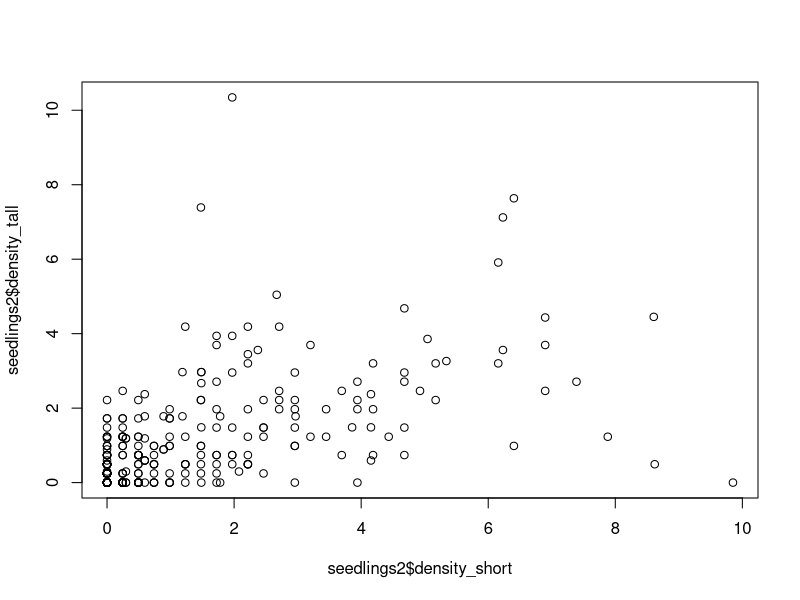
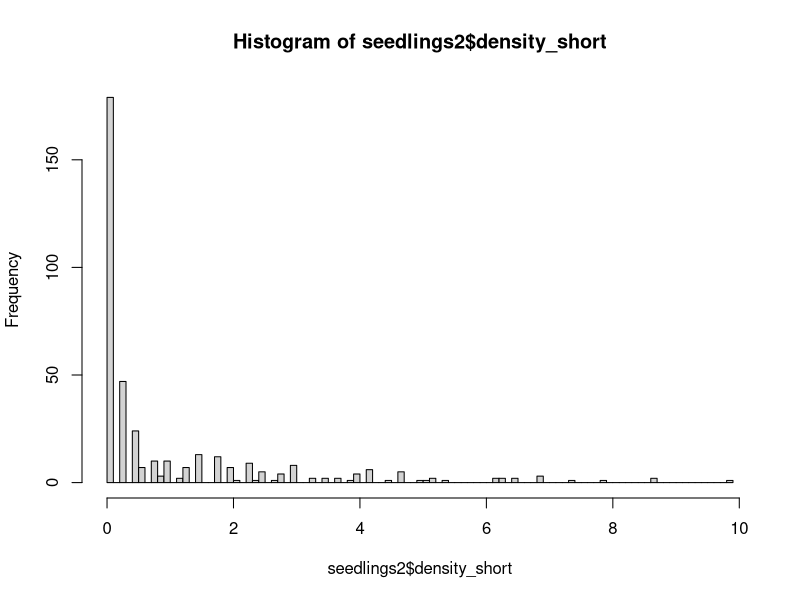
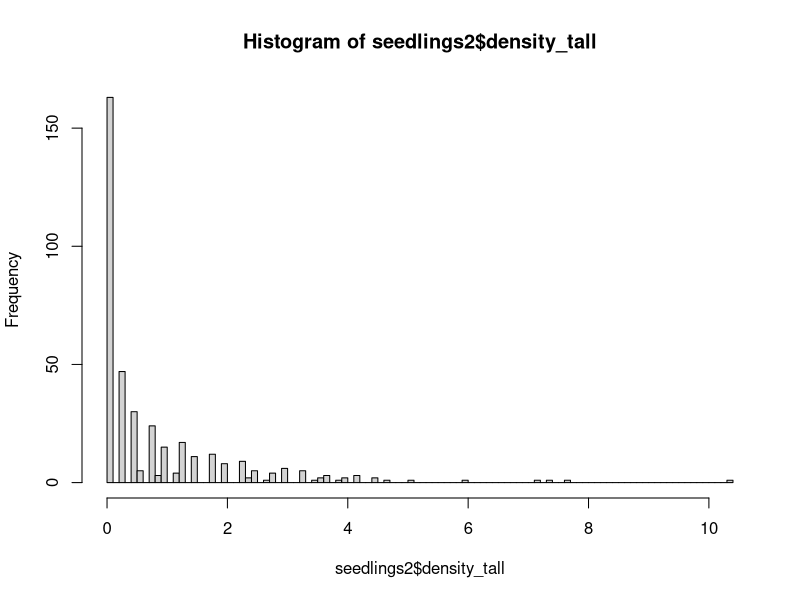
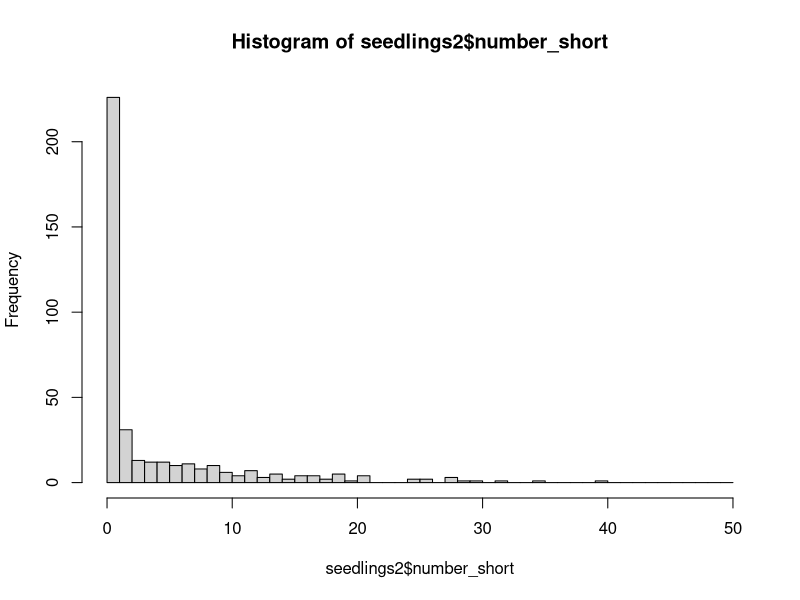
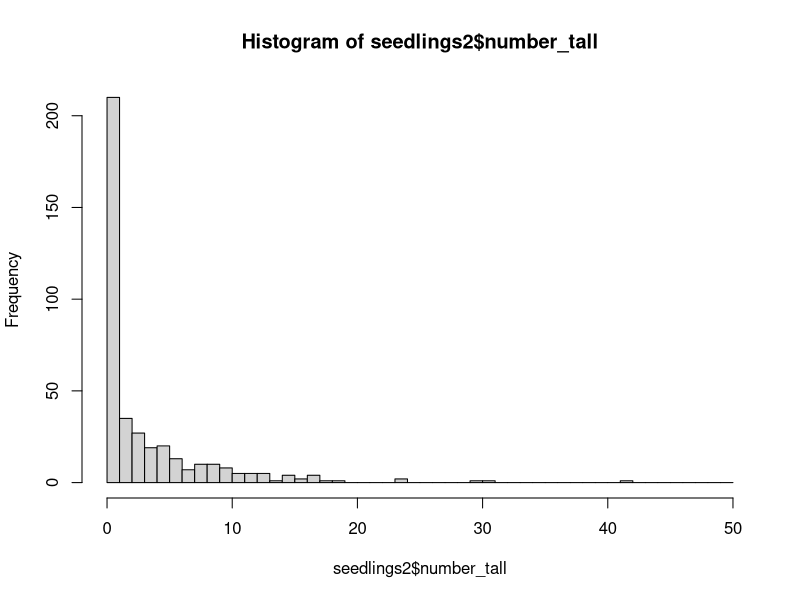
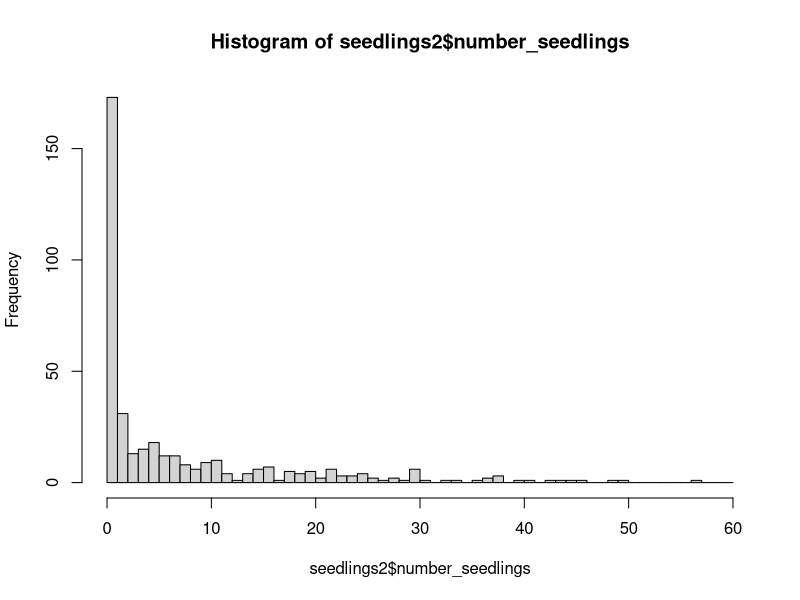

Generate these figures, in order, with R: (Note: this script raises an error after producing the figures.)
# Aaron Tayal
# 8/26/2024
# The purpose is to report the stem density and basal areas of ash 
# seedlings, saplings, small trees, and trees in forests sampled in the Huron
# River Watershed in 2024.

library(ggplot2)
library(dplyr)


# Hydroclass -----------------------------------------------------------------

hydro <- read.csv("Raw_data/MI-plot-hydroclasses.csv")
str(hydro)
hydro$mstrlvl <- as.factor(hydro$mstrlvl)
# The column "mstrlvl" is either xeric, mesic, or hydric. All plots in one
# transect (3 plots) will have the same assignment of mstrlvl. I will also 
# call this the "hydroclass". The column "plotmstr" has a value from 1 to 5 
# (1 being driest and 5 being the most flooded). The "plotmstr" value can
# vary within a transect. I think it is based on the results of some kind of 
# soil moisture test, and also from personal experience of the moisture level
# of the plot (W. Klooster, personal communication)

# Note: "MI-plot-hydroclasses.csv" has hydroclass data for 129 plots, including
# some that I do not plan to visit because they are designated "non-ash" plots
# or they are at Brighton.

# Plot centers ---------------------------------------------------------------

plot_centers0 <- read.csv("Raw_data/EAB_Michigan_2024_plot_centers.csv")
str(plot_centers0)
# Kayla: for the center_tree column, I would encourage to split that into two 
# (one for species and one for dbh) same for the center tree updated column

# There are 111 plots (37 transects) that I plan to visit (and 2 extra rows due 
# to confusion about the true center for plot 75):
nrow(plot_centers0)

# Remove the 2 additional rows listing info on 75_north and 75_south:
plot_centers0 <- plot_centers0[plot_centers0$center_tree_number != "75_north",]
plot_centers0 <- plot_centers0[plot_centers0$center_tree_number != "75_south",]

nrow(plot_centers0)

# Make transect and park into factors:
plot_centers0$Transect <- as.factor(plot_centers0$Transect)
plot_centers0$Park <- as.factor(plot_centers0$Park)

# Make center tree number into an integer:
plot_centers0$center_tree_number <- as.integer(plot_centers0$center_tree_number)

# There are 98 plots that I have collected seedling data (not counting 75_north):
sum(plot_centers0$seedlings_done_y_n == "y")

# Similarly, there are 98 plots that I have collected sapling data (not counting 
# 75_north):
sum(plot_centers0$saplings_done_y_n == "y")

# There are 97 plots that I have collected tree data for (not counting 75_north).
# At plot 91 at Hudson Mills, we ran out of time to collect tree data due to a 
# thunderstorm
sum(plot_centers0$trees_done_y_n == "y")

# There are 2 plots where we found and measured the center tree but did not 
# collect any seedling, sapling, or tree data due to high waters and a time 
# crunch. These were plots 23 and 66, both at Island Lake.

# This leaves 11 plots that we have neither found the center or recorded data
# for. Four at Hudson Mills, six at Indian Springs, and one at Island Lake. 
# Note: we technically found plot 61 at Island Lake, but I forgot to write
# the center tree DBH, and thus I'm considering it completely not-started.

# Summary: 97 done + 3 partially done + 11 not-started = 111 plots

# Join the hydroclass data into the plot_centers dataframe:
plot_centers <- right_join(hydro, plot_centers0)
nrow(plot_centers) == nrow(plot_centers0)

# Try to understand which hydroclasses (hydric, mesic, xeric) are found at 
# each Park:
table((plot_centers %>% filter(Park == "Highland"))$mstrlvl)
table((plot_centers %>% filter(Park == "Hudson Mills"))$mstrlvl)
table((plot_centers %>% filter(Park == "Indian Springs"))$mstrlvl)
table((plot_centers %>% filter(Park == "Island Lake"))$mstrlvl)
table((plot_centers %>% filter(Park == "Kensington"))$mstrlvl)
table((plot_centers %>% filter(Park == "Pontiac Lake"))$mstrlvl)
table((plot_centers %>% filter(Park == "Proud Lake"))$mstrlvl)
table(plot_centers$mstrlvl)

# write.csv(plot_centers, file="EAB_Michigan_2024_plot_centers_with_hydro.csv",
#          row.names = FALSE)



# Seedlings -------------------------------------------------------------------

seedlings <- read.csv("Raw_data/EAB_Michigan_2024_seedlings.csv")
str(seedlings)
# At one plot (75 at Indian Springs), we found two center trees marked 75.
# The true, original plot 75 is the one I want to use. I called this one 
# "75_south" in my datasheet this year. So I need to remove "75_north" rows and
# rename "75_south" rows as simply "75".
seedlings <- seedlings[seedlings$center_tree_number != "75_north",]
seedlings$center_tree_number[seedlings$center_tree_number == "75_south"] <- "75"
str(seedlings)

seedlings$center_tree_number <- as.integer(seedlings$center_tree_number)

# To combine the data on plot centers with the seedling data, I want to
# keep all rows in seedlings:
seedlings2 <- right_join(plot_centers, seedlings, by="center_tree_number")
# Test if the number of rows are the same,
# indicating that the datasets combined sucessfully:
nrow(seedlings2) == nrow(seedlings)

# We recorded data for each quadrant of each microplot, so I need to add up the
# four quadrants for short seedlings (those that are shorter than 25 cm):
seedlings2$number_short <- 
  seedlings2$northeast_number_established_short +
  seedlings2$southeast_number_established_short +
  seedlings2$southwest_number_established_short +
  seedlings2$northwest_number_established_short

# Same for tall seedlings:
seedlings2$number_tall <- 
  seedlings2$northeast_number_established_tall +
  seedlings2$southeast_number_established_tall +
  seedlings2$southwest_number_established_tall +
  seedlings2$northwest_number_established_tall

# Now make a column for the total number of seedlings (both short and tall):
seedlings2$number_seedlings <- seedlings2$number_short + seedlings2$number_tall

# Now I need to divide the raw counts by the area of the circular microplot to
# get the density. The density will be in units of stems per meter^2. 
# Note: because our first trip used a slightly smaller microplot to record 
# seedling numbers, I have a column to record the area of the microplot used.
seedlings2$density_short <-
  (seedlings2$number_short / seedlings2$area_of_microplot_m_squared)

seedlings2$density_tall <-
  (seedlings2$number_tall / seedlings2$area_of_microplot_m_squared)

seedlings2$density_seedlings <- 
  (seedlings2$number_seedlings / seedlings2$area_of_microplot_m_squared)

# For a common sense check, I'll plot the density of short seedlings against
# the density of tall seedlings.  I predict (prior to seeing it) that they 
# will be correlated.
plot(seedlings2$density_short,
     seedlings2$density_tall)

# I will plot histograms for short and tall seedlings. I want to know what is 
# the qualitative shape of the distribution:
hist(seedlings2$density_short, breaks=100)
hist(seedlings2$density_tall, breaks=100)

hist(seedlings2$number_short, breaks=seq(0,50,1)) # I wanted to see the count data, too
hist(seedlings2$number_tall, breaks=seq(0,50,1))
hist(seedlings2$number_seedlings, breaks=seq(0,60,1))

# Note: the stem density variables are pseudo-continuous, but really they are
# discrete, because the counts are discrete, and so there are only a limited
# number of values that the density can take.

# Summarise seedlings by plot #################################################

# I want to take an average of the 4 microplots in order to report data at the 
# plot level. 

# IMPORTANT NOTE: sometimes, we forgot to write the percent cover
# for 1 out of 4 of the microplots. I have instructed the code to strip NA values
# before taking the mean.

seedlings_by_plot <- seedlings2 %>% group_by(center_tree_number) %>% 
  summarise(number_microplots = n(),
            mean_percent_cover_seedlings = mean(percent_cover_0_0.5_1_3.5_8_15.5_25.5_etc, 
                                 na.rm=TRUE),
            mean_density_short_seedlings = mean(density_short),
            mean_density_tall_seedlings = mean(density_tall),
            mean_density_seedlings = mean(density_seedlings),
            total_number_short_seedlings = sum(number_short),
            total_number_tall_seedlings = sum(number_tall),
            total_number_seedlings = sum(number_seedlings))

# Create an overall data table at the plot level that records all variables
ash_by_plot1 <- left_join(plot_centers, seedlings_by_plot, by="center_tree_number")

# Saplings --------------------------------------------------------------------

saplings <- read.csv("Raw_data/EAB_Michigan_2024_saplings.csv")
str(saplings)
# Remove 75_north and rename 75_south to 75 (see seedlings for details)
saplings <- saplings[saplings$center_tree_number != "75_north",]
saplings$center_tree_number[saplings$center_tree_number == "75_south"] <- "75"

saplings$center_tree_number <- as.integer(saplings$center_tree_number)

# Recode the ash species presence or absence as 0 or 1
saplings$black_ash_present_0_1 <- 
  ifelse(saplings$black_ash_present_y_n == "y", 1,
        ifelse(saplings$black_ash_present_y_n == "n", 0, NA))
  
saplings$green_white_pumpkin_ash_present_0_1 <- 
  ifelse(saplings$green_white_pumpkin_ash_present_y_n == "y", 1,
         ifelse(saplings$green_white_pumpkin_ash_present_y_n == "n", 0, NA))

# Compute the number of saplings showing signs or symptoms of EAB:
saplings$number_stems_with_signs_symptoms <- round(
  saplings$number_of_stems * saplings$percent_stems_with_signs_or_symptoms / 100,
  digits = 0)

# What was the most common sign or symptom for ash saplings?
sum(saplings$number_of_stems != 0) # 150 subplot quadrants where nonzero numbers of ash saplings
sum(saplings$EAB_exit_holes_y_n == "y", na.rm=TRUE) # no exit holes were found on saplings
sum(saplings$woodpecker_marks_y_n == "y", na.rm=T) # 1 quadrant with woodpecker marks on saplings
sum(saplings$ash_bark_splitting_y_n == "y", na.rm=T) # 31 quadrants with ash bark splitting on saplings
sum(saplings$epicormic_sprouts_y_n == "y", na.rm = T) # 6 quadrants with epicormics on saplings
sum(saplings$basal_sprouts_y_n == "y", na.rm = T) # 3 quadrants with basal sprouts on saplings

# Trying to add in the plot center info to this dataframe:
saplings2 <- right_join(plot_centers, saplings, by="center_tree_number")
nrow(saplings) == nrow(saplings2)


# Saplings were counted in each quadrant, so I want to sum up the quadrants
# to get a total number of saplings by plot
saplings_by_plot <- saplings2 %>% group_by(center_tree_number) %>% 
  summarise(number_subplot_quadrants=n(),
            number_saplings = sum(number_of_stems),
            number_subplot_quadrants_with_black_ash_saplings = 
              sum(black_ash_present_0_1, na.rm = F),
            number_subplot_quadrants_with_green_white_pumpkin_ash_saplings = 
              sum(green_white_pumpkin_ash_present_0_1, na.rm = F),
            number_saplings_with_signs_symptoms = 
              sum(number_stems_with_signs_symptoms, na.rm=T))

# How many saplings showed signs and 

# Make a dataframe that shows all the plots with nonzero numbers of saplings:
plots_with_nonzero_saplings <- saplings_by_plot %>% filter(number_saplings != 0)

# To find the density of saplings, I need to divide the number of saplings 
# found in the subplot (8 meters in radius) by the area of that subplot. 
# The area of the subplot is 201.062 m^2. The unit will be stems per m^2.
saplings_by_plot$density_saplings_stems_per_m_squared <- 
  saplings_by_plot$number_saplings / 201.062

# Join saplings_by_plot to the overall ash_by_plot dataframe:
ash_by_plot2 <- left_join(ash_by_plot1, saplings_by_plot, by="center_tree_number")

# Small trees and trees -------------------------------------------------------

trees <- read.csv("Raw_data/EAB_Michigan_2024_trees.csv")

# Remove 75_north and rename 75_south to 75 (see seedlings for details)
trees <- trees[trees$center_tree_number != "75_north",]
trees$center_tree_number[trees$center_tree_number == "75_south"] <- "75"

trees$center_tree_number <- as.integer(trees$center_tree_number)
trees$ash_species <- as.factor(trees$ash_species)
trees$canopy_condition_1_5 <- as.factor(trees$canopy_condition_1_5)

# Add in plot center data
trees2 <- right_join(plot_centers, trees, by="center_tree_number")
nrow(trees) == nrow(trees2)

# Remove any rows where the species of tree is not ash (keep rows where 
# ash_species is NA)
# Note: the hickory and Zanthoxylum rows were tagged trees
levels(trees2$ash_species)
trees2 <- trees2[( trees2$ash_species != "hickory" | is.na(trees2$ash_species) ), ]
trees2 <- trees2[( trees2$ash_species != "Zanthoxylum (prickly ash)" | is.na(trees2$ash_species) ), ]
trees2$ash_species <- droplevels(trees2$ash_species)
levels(trees2$ash_species)

# I want to make a column that simplifies ash_species so that there are only 
# three categories: black, green/white/pumpkin, and unknown
trees2$ash_species_simple <- as.character(trees2$ash_species)
trees2$ash_species_simple[trees2$ash_species_simple == "green"] <- "green_white_or_pumpkin"
trees2$ash_species_simple[trees2$ash_species_simple == "green or pumpkin"] <- "green_white_or_pumpkin"
trees2$ash_species_simple[trees2$ash_species_simple == "green or white"] <- "green_white_or_pumpkin"
trees2$ash_species_simple[trees2$ash_species_simple == "green white or pumpkin"] <- "green_white_or_pumpkin"
trees2$ash_species_simple[trees2$ash_species_simple == "black?"] <- "unknown"
trees2$ash_species_simple[trees2$ash_species_simple == "?"] <- "unknown"
trees2$ash_species_simple[trees2$ash_species_simple == "green?"] <- "unknown"
trees2$ash_species_simple[trees2$ash_species_simple == "white?"] <- "unknown"
trees2$ash_species_simple <- as.factor(trees2$ash_species_simple)
table(trees2$ash_species_simple)

# Which center_tree_number values are found in seedlings but not found in 
# trees?
a <- seedlings_by_plot$center_tree_number
b <- sort(unique(trees2$center_tree_number))
b
setdiff(a, b)
# Plot 91 at Hudson Mills is correct to be missing from trees2

# Make sure the variable that records which quadrant the tree was in is accurate:
trees2$quadrant_NE_SE_SW_NW <- as.factor(trees2$quadrant_NE_SE_SW_NW)
summary(trees2$quadrant_NE_SE_SW_NW)
trees2[trees2$quadrant_NE_SE_SW_NW == "?",] # The only rows with ? for quadrant
# are about 100 meters from the center (and so will be filtered out)

# Which rows are simply recording the absence of any trees?
c <- trees2$center_tree_number[trees2$quadrant_NE_SE_SW_NW == "none"] # center tree #s of rows recording the absence of a tree
c
unique(c)
d <- trees2$center_tree_number[trees2$quadrant_NE_SE_SW_NW != "none"] # center tree #s of rows recording the presence of a tree
unique(d)
intersect(unique(c), unique(d)) # Make sure no trees are recorded from plots
# also marked as having no trees.

# We only recorded compass direction at the beginning of summer 
# (it was a lot of work). But we can at least check the data against quadrant
# to see if they agree
trees2$compass_direction <- as.numeric(trees2$compass_direction)
ggplot(data=trees2, aes(x=quadrant_NE_SE_SW_NW, y=compass_direction)) +
  geom_point() +
  geom_hline(yintercept=90) +
  geom_hline(yintercept=180) +
  geom_hline(yintercept=270)
# Looks like there are three rows where compass direction and quadrant disagree:
trees2[trees2$compass_direction > 270 & trees2$quadrant_NE_SE_SW_NW != "NW" &
        is.na(trees2$compass_direction) == FALSE , ]
# All of these three rows were tagged ash. When it comes time to identify tagged
# ash in datasets from previous years, we will know about this issue. I'm not
# going to try to change anything right now.
  

# I want to create a new dataframe of trees so that small trees (2.5-10 cm DBH)
# are counted only if they occur within the 8 meter radius subplot. Furthermore,
# trees (10 cm DBH and up) are counted only if they occur within the 18 meter
# radius main plot

# First I need to change the variable distance_to_center_meters into a 
# numeric variable.  For many of the trees inside the 8 meter subplot, we
# simply wrote "less than 8" to indicate it was in the subplot. So now I 
# will name these as 4 (4 meters) even though they ranged from 0 m to 8 m
trees2$distance_to_center_meters_simple <- trees2$distance_to_center_meters
trees2$distance_to_center_meters_simple[trees2$distance_to_center_meters_simple == "less than 8"] <- "4"
trees2$distance_to_center_meters_simple[trees2$distance_to_center_meters_simple == "between 8 and 18"] <- "13"
trees2$distance_to_center_meters_simple[trees2$distance_to_center_meters_simple == "greater than 18"] <- "25"
trees2$distance_to_center_meters_simple[trees2$distance_to_center_meters_simple == "approx 100 m"] <- "100"
trees2$distance_to_center_meters_simple <- as.numeric(trees2$distance_to_center_meters_simple)
hist(trees2$distance_to_center_meters_simple, breaks=100)

# Filter small and big trees ###################################################

# Small trees must be >= 2.5 cm DBH AND < 10 cm DBH AND distance to the center
# must be <= 8 meters
small_trees <- trees2 %>% dplyr::filter(quadrant_NE_SE_SW_NW != "none") %>%
  dplyr::filter(diameter_at_137_cm_in_cm >= 2.5) %>%
  dplyr::filter(diameter_at_137_cm_in_cm < 10) %>%
  dplyr::filter(distance_to_center_meters_simple <= 8)
plot(small_trees$diameter_at_137_cm_in_cm)
hist(small_trees$diameter_at_137_cm_in_cm, breaks=50)
plot(small_trees$distance_to_center_meters_simple)

# Big trees must be >= 10 cm DBH AND distance to the center must be <= 18 meters
big_trees <- trees2 %>% dplyr::filter(quadrant_NE_SE_SW_NW != "none") %>%
  dplyr::filter(diameter_at_137_cm_in_cm >= 10) %>%
  dplyr::filter(distance_to_center_meters_simple <= 18)
plot(big_trees$diameter_at_137_cm_in_cm) # Note the one giant dead standing ash 
# tree. The rest of the trees are under 15 cm DBH.
plot(big_trees$distance_to_center_meters_simple)

# Make a dataframe that combines the (individual observations of) small trees 
# and big trees:
all.equal(colnames(small_trees), colnames(big_trees)) # column names are the same
small_and_big_trees <- bind_rows(small_trees, big_trees)

#write.csv(small_and_big_trees, file="Cleaned_data/individual_trees.csv", row.names = FALSE)

# Summarise ash tree occurence by plot #########################################

# Now, create a summary of how many ash small trees were found in each plot
# and what the basal area was. To calculate basal area, take the diameters, 
# and convert to areas and add them up, then convert the units from cm^2 to 
# meters^2 by dividing by 10,000. Note: I have not yet divided
# by the area of the subplot yet.
small_trees_by_plot <- small_trees %>% group_by(center_tree_number) %>%
  summarise(number_small_trees = n(),
            number_small_trees_green_white_or_pumpkin = sum(ash_species_simple=="green_white_or_pumpkin"),
            number_small_trees_black = sum(ash_species_simple=="black"),
            number_small_trees_unknown_species = sum(ash_species_simple=="unknown"),
            basal_area_small_trees_in_m_squared = 
              sum(pi * (diameter_at_137_cm_in_cm / 2) ^ 2) / 10000,
            number_living_small_trees = sum(canopy_condition_1_5 != 5 | is.na(canopy_condition_1_5)), # Note: there is one tree with no canopy condition entered (we forgot), but it
# can be inferred by the comments that this tree was alive
            basal_area_living_small_trees_in_m_squared = 
              sum(pi * ((ifelse(canopy_condition_1_5 != 5 | is.na(canopy_condition_1_5), 
                                diameter_at_137_cm_in_cm, 0)) / 2) ^ 2) / 10000,

            number_healthy_small_trees = sum(canopy_condition_1_5 == 1, na.rm = TRUE),
            number_declining_small_trees = sum(canopy_condition_1_5 %in% c(2,3,4), na.rm = TRUE),
            number_dead_small_trees = sum(canopy_condition_1_5 == 5, na.rm = TRUE)
            )


# Now, for any center tree numbers not mentioned in small_trees_by_plot,
# but that are in trees2, I'd like to put another row with a zero in it:
b # b is all the center tree numbers where presence/absence of trees was recorded
e <- small_trees_by_plot$center_tree_number
e # e is all the center tree numbers where small trees were found in the subplot
f <- sort(setdiff(b, e)) # f is all the center tree numbers were zero small
# trees were found in the subplot
f

# Add a row for each center tree where no small trees were found in the subplot:
for (k in (1:length(f))){
  info <- data.frame(center_tree_number=f[k])
  info$number_small_trees <- 0
  info$number_small_trees_green_white_or_pumpkin <- 0
  info$number_small_trees_black <- 0
  info$number_small_trees_unknown_species <- 0
  info$basal_area_small_trees_in_m_squared <- 0
  info$number_living_small_trees <- 0
  info$basal_area_living_small_trees_in_m_squared <- 0
  info$number_healthy_small_trees <- 0
  info$number_declining_small_trees <- 0
  info$number_dead_small_trees <- 0
  small_trees_by_plot <- small_trees_by_plot %>% bind_rows(info)
}

# Reorder the rows by center_tree_number
small_trees_by_plot <- small_trees_by_plot %>% arrange(center_tree_number)

g <- small_trees_by_plot$center_tree_number
all.equal(b, g) # This shows that small_trees_by_plot now has all the same center
# trees that we recorded the presence or absence of trees at

# To find the density of small trees, I need to divide the number of them 
# found in the subplot (8 meters in radius) by the area of that subplot. 
# The area of the subplot is 201.062 m^2. Then I'll multiply by 10,000 to convert
# to hectares:
small_trees_by_plot$density_small_trees_stems_per_ha <- 
  ( small_trees_by_plot$number_small_trees / 201.062 ) * 10000 # 10,000 m^2 in 1 ha

# Now find the basal area of small trees in meters^2 per hectare. I do this by 
# dividing by the area of the subplot over which small trees were recorded and
# then multiplying by 10,000 to convert into meters^2 of basal area per hectare
small_trees_by_plot$basal_area_small_trees_m_squared_per_ha <-
  ( small_trees_by_plot$basal_area_small_trees_in_m_squared / 201.062 ) * 10000

# Find the density of living small trees:
small_trees_by_plot$density_living_small_trees_stems_per_ha <- 
  ( small_trees_by_plot$number_living_small_trees / 201.062 ) * 10000

# Find the basal area of living small trees in m^2 / ha:
small_trees_by_plot$basal_area_living_small_trees_m_squared_per_ha <-
  ( small_trees_by_plot$basal_area_living_small_trees_in_m_squared / 201.062 ) * 10000


# Now the same type of summary for big trees
big_trees_by_plot <- big_trees %>% group_by(center_tree_number) %>%
  summarise(number_big_trees = n(),
            number_living_big_trees = sum(canopy_condition_1_5 != 5),
            basal_area_big_trees_in_m_squared = 
              sum(pi * (diameter_at_137_cm_in_cm / 2) ^ 2) / 10000,
            basal_area_living_big_trees_in_m_squared = 
              sum(pi * ((ifelse(canopy_condition_1_5 != 5, 
                                diameter_at_137_cm_in_cm, 0)) / 2) ^ 2) / 10000
  )

# Now merge big_trees_by_plot into the small_trees_by_plot dataframe:
trees_by_plot <- full_join(small_trees_by_plot, 
                                    big_trees_by_plot, by="center_tree_number")
# Replace NAs with zeros for number of big trees and basal area of big trees:
trees_by_plot$number_big_trees[is.na(trees_by_plot$number_big_trees)] <- 0
trees_by_plot$number_living_big_trees[is.na(trees_by_plot$number_living_big_trees)] <- 0
trees_by_plot$basal_area_big_trees_in_m_squared[is.na(trees_by_plot$basal_area_big_trees_in_m_squared)] <- 0
trees_by_plot$basal_area_living_big_trees_in_m_squared[is.na(trees_by_plot$basal_area_living_big_trees_in_m_squared)] <- 0

# Calculate the density of big trees in stems per hectare:
trees_by_plot$density_big_trees_stems_per_ha <- 
  ( trees_by_plot$number_big_trees / 1017.876 ) * 10000

# Calculate the basal area of big trees in meters^2 per hectare
trees_by_plot$basal_area_big_trees_m_squared_per_ha <-
  ( trees_by_plot$basal_area_big_trees_in_m_squared / 1017.876 ) * 10000

# Calculate the density of *living* big trees in stems per hectare:
trees_by_plot$density_living_big_trees_stems_per_ha <- 
  ( trees_by_plot$number_living_big_trees / 1017.876 ) * 10000

# Calculate the basal area of *living* big trees in meters^2 per hectare
trees_by_plot$basal_area_living_big_trees_m_squared_per_ha <-
  ( trees_by_plot$basal_area_living_big_trees_in_m_squared / 1017.876 ) * 10000


# Combine trees_by_plot with the other ash data:
ash_by_plot <- left_join(ash_by_plot2, trees_by_plot, by="center_tree_number")

# Write the overall dataframe, ash_by_plot, to a csv file
#write.csv(ash_by_plot, file="Cleaned_data/ash_by_plot.csv", row.names = FALSE)

# Summarise ash occurence by transect #########################################

table(ash_by_plot[ash_by_plot$seedlings_done_y_n == "n","Transect"]) 
table(ash_by_plot[ash_by_plot$saplings_done_y_n == "n","Transect"]) 
table(ash_by_plot[ash_by_plot$trees_done_y_n == "n","Transect"]) 
# Note that not all three plots have been visited for transects:
# AA (1 visited), DD (2 visited), P (2 visited), 
# Q (2 visited), Z (1 visited but not completed for trees), ZD (0 visited), 
# and ZE (0 visited). 
# This creates a problem for Poisson GLMs if the response
# is the total number of seedlings in a transect. I'll need to exclude these.

ash_by_plot_exclude_partial_transects <- ash_by_plot %>% 
  filter(!(Transect %in% c("AA", "DD", "P", "Q", "Z", "ZD", "ZE"))) # This
# removes 21 rows that are transects where not all plots have been visited yet.

sum(is.na(ash_by_plot))
sum(is.na(ash_by_plot_exclude_partial_transects)) # By removing transects that 
# were not fully completed, we took out all the cells with NA in them.

# Transect-level summary (***excluding transects that are incomplete***):
ash_by_transect <- ash_by_plot_exclude_partial_transects %>% group_by(Transect) %>%
  summarize(
            number_of_plots = n(),
            Park=first(Park),
            mstrlvl = first(mstrlvl),
            mean_plotmstr = mean(plotmstr),
            
            # seedlings:
            number_microplots = sum(number_microplots),
            mean_percent_cover_seedlings = mean(mean_percent_cover_seedlings),
            mean_density_short_seedlings = mean(mean_density_short_seedlings), # units are stems/m^2
            mean_density_tall_seedlings = mean(mean_density_tall_seedlings), # stems/m^2
            mean_density_seedlings = mean(mean_density_seedlings), # stems/m^2
            total_number_short_seedlings = sum(total_number_short_seedlings),
            total_number_tall_seedlings = sum(total_number_tall_seedlings),
            total_number_seedlings = sum(total_number_seedlings),
            
            # saplings:
            number_subplot_quadrants = sum(number_subplot_quadrants),
            total_number_saplings = sum(number_saplings),
            mean_density_saplings_stems_per_m_squared = mean(density_saplings_stems_per_m_squared), # stems/m^2
            total_number_saplings_with_signs_symptoms = sum(number_saplings_with_signs_symptoms),
            
            # small trees:
            total_number_small_trees = sum(number_small_trees),
            total_number_small_trees_green_white_or_pumpkin = sum(number_small_trees_green_white_or_pumpkin),
            total_number_small_trees_black = sum(number_small_trees_black),
            total_number_small_trees_unknown_species = sum(number_small_trees_unknown_species),
            total_number_living_small_trees = sum(number_living_small_trees),
            mean_density_small_trees_stems_per_ha = mean(density_small_trees_stems_per_ha),
            mean_density_living_small_trees_stems_per_ha = mean(density_living_small_trees_stems_per_ha),
            mean_basal_area_small_trees_m_squared_per_ha = mean(basal_area_small_trees_m_squared_per_ha),
            mean_basal_area_living_small_trees_m_squared_per_ha = mean(basal_area_living_small_trees_m_squared_per_ha),
            
            # big trees:
            total_number_big_trees = sum(number_big_trees),
            total_number_living_big_trees = sum(number_living_big_trees),
            mean_density_living_big_trees_stems_per_ha = mean(density_living_big_trees_stems_per_ha),
            mean_basal_area_living_big_trees_m_squared_per_ha = mean(basal_area_living_big_trees_m_squared_per_ha)
  )

#write.csv(ash_by_transect, file="Cleaned_data/ash_by_transect.csv", row.names = FALSE)

# NEEDS WORK Graph the data ###################################################

# How many plots (of the 97) had ash of any size class?
ash_by_plot$sum_of_seedlings_saplings_living_small_big_trees <-
  ash_by_plot$total_number_seedlings +
  ash_by_plot$number_saplings +
  ash_by_plot$number_living_small_trees +
  ash_by_plot$number_living_big_trees
sum(ash_by_plot$sum_of_seedlings_saplings_living_small_big_trees == 0, na.rm = T)

# I want to make a violin plot that shows the distribution of seedling densities
# for each of the three hydroclasses (xeric, mesic, and hydric)
ggplot(data=seedlings2, aes(x=factor(mstrlvl), 
                            y=density_seedlings)) +
  geom_violin() +
  geom_jitter(height=0, width=0.1, alpha=0.5) +
  xlab("Hydroclass") +
  ylab(bquote("Density of ash seedlings \n in microplots" ~ (stems/m^2))) + theme_classic()


# Make a graph that shows the seedling densities by hydroclass, at the plot level
ggplot(data=ash_by_plot, aes(x=factor(mstrlvl), y=mean_density_seedlings)) +
  geom_violin() +
  geom_jitter(height=0, width=0.1, alpha=0.5) +
  xlab("Hydroclass") +
  ylab(bquote("Density of ash seedlings " ~ (stems/m^2))) +
  scale_y_continuous(breaks=seq(0,9,2)) +
  theme_bw()

# Make a similar graph for short seedlings (under 25 cm):
ggplot(data=ash_by_plot, aes(x=factor(mstrlvl), y=mean_density_short_seedlings)) +
  geom_violin() +
  geom_jitter(height=0, width=0.1, alpha=0.5) +
  xlab("Hydroclass") +
  ylab(bquote("Density of short ash seedlings <25 cm  " ~ (stems/m^2))) +
  theme_bw()

# Same for tall seedlings:
ggplot(data=ash_by_plot, aes(x=factor(mstrlvl), y=mean_density_tall_seedlings)) +
  geom_violin() +
  geom_jitter(height=0, width=0.1, alpha=0.5) +
  xlab("Hydroclass") +
  ylab(bquote("Density of tall ash seedlings 25-137 cm  " ~ (stems/m^2))) +
  theme_bw()

# And for percent cover:
ggplot(data=ash_by_plot, aes(x=factor(mstrlvl), y=mean_percent_cover_seedlings)) +
  geom_violin() +
  geom_jitter(height=0, width=0.1, alpha=0.5) +
  xlab("Hydroclass") +
  ylab("Percent cover of ash seedlings (%)") +
  theme_bw()

# Make a graph that shows the seedling densities by hydroclass, at the transect level:
ggplot(data=ash_by_transect, aes(x=mstrlvl, y=mean_density_seedlings)) +
  geom_violin() +
  geom_jitter(height=0, width=0.1, alpha=0.5) +
  xlab("Hydroclass") +
  ylab(bquote("Density of ash seedlings " ~ (stems/m^2))) +
  scale_y_continuous(breaks=seq(0,9,2)) +
  theme_bw()

# Make a graph that shows the number of seedlings by hydroclass, at the transect level:
ggplot(data=ash_by_transect, aes(x=mstrlvl, y=total_number_seedlings)) +
  geom_violin() +
  geom_jitter(height=0, width=0.1, alpha=0.5) +
  xlab("Hydroclass") +
  ylab("Total number of ash seedlings (stems)") +
  theme_bw()

# Make a graph that shows the percent cover by hydroclass, at the transect level
ggplot(data=ash_by_transect, aes(x=mstrlvl, y=mean_percent_cover_seedlings)) +
  geom_violin() +
  geom_jitter(height=0, width=0.1, alpha=0.5) +
  xlab("Hydroclass") +
  ylab("Percent cover of ash seedlings (%)") +
  theme_bw()

# Make a graph that shows the seedling densities by park, at the transect level:
ggplot(data=ash_by_transect, aes(x=Park, y=mean_density_seedlings)) +
  geom_violin() +
  geom_jitter(height=0, width=0.1, alpha=0.5) +
  xlab("Hydroclass") +
  ylab(bquote("Density of ash seedlings " ~ (stems/m^2))) +
  scale_y_continuous(breaks=seq(0,9,2)) +
  theme_bw()

# Now, make a violin plot that shows the density of saplings found at each plot, 
# as a function of hydroclass
ggplot(data=ash_by_plot, aes(x=factor(mstrlvl), 
                                  y=density_saplings_stems_per_m_squared)) + 
  geom_violin() +
  geom_jitter(height=0, width=0.1, alpha=0.5) +
  xlab("Hydroclass") +
  ylab(bquote("Density of ash saplings " ~ (stems/m^2))) +
  theme_bw()

# Now, make a violin plot that shows the mean density of saplings found at each 
# transect, as a function of hydroclass
ggplot(data=ash_by_transect, aes(x=mstrlvl, 
                                      y=mean_density_saplings_stems_per_m_squared)) + 
  geom_violin() + geom_jitter(height=0, width=0.1, alpha=0.5) + xlab("Hydroclass") +
  ylab(bquote("Density of ash saplings " ~ (stems/ha))) + theme_bw()

# Now, make a violin plot that shows the density of small trees found at each 
# plot, as a function of hydroclass
ggplot(data=ash_by_plot, 
       aes(x=mstrlvl, y=density_small_trees_stems_per_ha)) + 
  geom_violin() +
  geom_jitter(height=0, width=0.1, alpha=0.5) +
  xlab("Hydroclass") +
  ylab(bquote("Density of ash small trees " ~ (stems/hectare))) +
  theme_bw()

# Plot the basal area per hectare found at each plot as a function of hydroclass:
ggplot(data=ash_by_plot, aes(x=mstrlvl,
                                     y=basal_area_small_trees_m_squared_per_ha)) +
  geom_violin() +
  geom_jitter(height=0, width=0.1, alpha=0.5) +
  xlab("Hydroclass") +
  ylab(bquote("Basal area of ash small trees " ~ (m^2/hectare))) +
  theme_bw()

# Now, make a violin plot that shows the number of big trees found at each 
# plot, as a function of hydroclass
ggplot(data=ash_by_plot, aes(x=mstrlvl, 
                                     y=density_big_trees_stems_per_ha)) + 
  geom_violin() +
  geom_jitter(height=0, width=0.1, alpha=0.5) +
  xlab("Hydroclass") +
  ylab(bquote("Density of ash big trees " ~ (stems/ha))) +
  theme_bw()

ggplot(data=ash_by_transect, aes(x=mstrlvl, 
                               y=mean_density_small_trees_stems_per_ha)) + 
  geom_violin() +
  geom_jitter(height=0, width=0.1, alpha=0.5) +
  xlab("Hydroclass") +
  ylab(bquote("Density of ash small trees " ~ (stems/hectare))) +
  theme_bw()

# Graph the basal area per ha of small trees by hydroclass, at the transect level:
ggplot(data=ash_by_transect, aes(x=mstrlvl, 
                                   y=mean_basal_area_small_trees_m_squared_per_ha)) + 
  geom_violin() +
  geom_jitter(height=0, width=0.1, alpha=0.5) +
  xlab("Hydroclass") +
  ylab(bquote("Basal area of ash small trees " ~ (m^2/hectare))) +
  theme_bw()

# Ash tree histograms and scatters #############################################

# How many trees were found of various diameter classes, colored by ash species?
species_colors <- c(black="black", green_white_or_pumpkin="darkgreen", unknown="lightblue")
ggplot(data=small_and_big_trees) +
  geom_histogram(aes(x=diameter_at_137_cm_in_cm, fill=ash_species_simple),
                 position="stack", breaks=c(2.5,5,7.5,10,12.5), color="black") + 
  scale_fill_manual(values=species_colors) + 
  theme_classic() + ylab("Number of stems") + xlab("Diameter at breast height (cm)") +
  guides(fill = guide_legend(title = "Ash species"))

# How many trees were found of various diameter classes, colored by hydroclass?
ggplot(data=small_and_big_trees) +
  geom_histogram(aes(x=diameter_at_137_cm_in_cm, fill=mstrlvl),
                 position="stack", breaks=c(2.5,5,7.5,10, 12.5), color="black") + 
  theme_classic() + xlab("Diameter at breast height (cm)") + ylab("Number of stems") +
  scale_fill_discrete(name = "Hydrological\nclass")

# How many black ash trees were found of various diameter classes, colored by
# canopy condition (1-5)?
black_ash_in_hydric <- filter(small_and_big_trees, ash_species_simple=="black", 
                              mstrlvl=="hydric", !is.na(canopy_condition_1_5)) # drop one observation without a canopy condition
ggplot(data=black_ash_in_hydric) +
  geom_histogram(aes(x=diameter_at_137_cm_in_cm, fill=canopy_condition_1_5),
                 position="stack", breaks=seq(2.5,12.5,2.5), color="black") + 
  theme_classic() + scale_fill_brewer() + xlab("Diameter at breast height (cm)") +
  ylab("Number of stems") + ylim(0,85)+
  #guides(fill ="none")+
  guides(fill = guide_legend(title = "Canopy condition \nrating \n(1=healthy, \n5=defoliated)"))+
  labs(title="Black ash in hydric forests")

# How many green/pumpkin ash trees were found of various diameter classes, colored by
# canopy condition (1-5)?
green_pumpkin_ash_in_hydric <- filter(small_and_big_trees, 
                                      ash_species_simple=="green_white_or_pumpkin", 
                                      mstrlvl=="hydric")
ggplot(data=green_pumpkin_ash_in_hydric) +
  geom_histogram(aes(x=diameter_at_137_cm_in_cm, fill=canopy_condition_1_5),
                 position="stack", breaks=seq(2.5,12.5,2.5), color="black") + 
  theme_classic() + scale_fill_brewer() + xlab("Diameter at breast height (cm)") +
  ylab("Number of stems") + ylim(0,85)+
  guides(fill = guide_legend(title = "Canopy condition \nrating \n(1=healthy, \n5=defoliated)"))+
  labs(title="Green and pumpkin ash in hydric forests")


# Make a scatter plot of the trees with diameter in the x-axis and 
# canopy condition in the y-axis.
ggplot(data=small_and_big_trees, aes(x=diameter_at_137_cm_in_cm, 
                                     y=as.integer(canopy_condition_1_5),
                                     color=ash_species_simple)) +
  scale_color_manual(values = species_colors)+
  geom_jitter(height=0.05, width=0, alpha=0.4) +
  theme_classic() + xlim(c(2.5, 12.5))+
  xlab("Diameter at breast height (cm)")+
  ylab("Canopy condition rating \n(1=healthy, 5=defoliated)") +
  labs(color="Ash species")
# Eventually, I want to build a generalized linear mixed effects model to
# explore the relationship (canopy condition) ~ DBH + (1|Park)

# Make a bar graph to show species of ash for small ash trees at plots. The 
# x-axis is Plot_ID and the y-axis is the stacked number of occurences of black ash
# and green/white/pumpkin ash. **Note: only hydric plots are shown.**
ggplot(data=(ash_by_plot %>% filter(mstrlvl=="hydric")))+
  geom_col(aes(x=Plot_ID, y=number_small_trees), fill="darkgreen") +
  geom_col(aes(x=Plot_ID, y=(number_small_trees_black + number_small_trees_unknown_species)), fill="black")+
  geom_col(aes(x=Plot_ID, y=number_small_trees_unknown_species), fill="lightblue") +      
  scale_x_discrete(guide = guide_axis(angle = 90)) + theme_classic() + 
  ylab("Number of small trees \n(2.5-10 cm DBH)") # Note: warning messages are 
# just because some plots have not been visited yet, so they do not have a 
# value for number of small trees

# Make a bar graph to show species of ash for small ash trees at transects.
ggplot(data=ash_by_transect)+
  geom_col(aes(x=Transect, y=total_number_small_trees_green_white_or_pumpkin + total_number_small_trees_black + total_number_small_trees_unknown_species), fill="darkgreen") +
  geom_col(aes(x=Transect, y=total_number_small_trees_black + total_number_small_trees_unknown_species), fill="black")+
  geom_col(aes(x=Transect, y=total_number_small_trees_unknown_species), fill="lightblue") +      
  scale_x_discrete(guide = guide_axis(angle = 90)) + theme_classic() + 
  ylab("Number of small trees \n(2.5-10 cm DBH)")

# Looking at all ash trees, organized by species, how many are 
# canopy condition = 1, 2, 3, 4, and 5?
ggplot(data=filter(small_and_big_trees, mstrlvl=="hydric")) +
  geom_bar(aes(x=ash_species_simple, fill=canopy_condition_1_5),color="black") + 
  scale_fill_brewer() + theme_bw() # This would seem to suggest that more black 
# ash are dying than green/white/pumpkin. But when you stratify by DBH, you can
# see that the green ash are mostly smaller than the black ash in hydric forests
# we surveyed

# Create a histogram of number of small trees to investigate whether the 
# distribution follows a Poisson distribution.
ggplot(data=ash_by_plot, aes(x=number_small_trees)) + geom_histogram() + 
  theme_classic()
# The Poisson distribution assumes that events (here the presence of a small
# tree) occur independently of the position of other small trees. That assumption
# is obviously false
